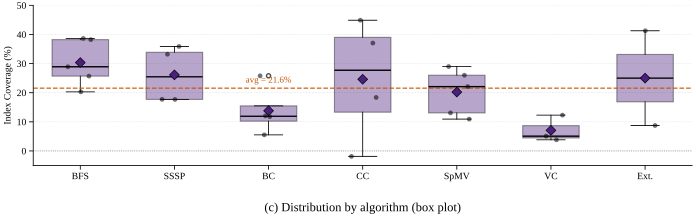

Python code for this plot:
#!/usr/bin/env python3
"""Round-3 Reduce Variant V3: Index Coverage — statistical aggregation.

Box plot per algorithm group (BFS, SSSP, BC, CC, SpMV, VC, Ext.) showing
the distribution of Index Coverage % across each algorithm's datasets.
Individual workloads are overlaid as scattered points (with horizontal
jitter) so the reader can still see every data point.

Box-plot anatomy:
    box edges   : Q1 (25th pct) / Q3 (75th pct)
    inside line : median
    diamond     : mean
    whiskers    : min / max (boxplot default = 1.5 * IQR)
    scatter     : individual workloads, jittered around the box centre

This is the most condensed view: 7 boxes summarise 27 workloads.
"""

from __future__ import annotations

import json
import sys
from pathlib import Path

import numpy as np

# ── Project plot style ──────────────────────────────────────────────────────
_REPO = Path(__file__).resolve().parents[4]
sys.path.insert(0, str(_REPO / "ima_plan/07_paper_outline/plot_style"))
from plot_util import (                                              # noqa: E402
    apply_style,
    save_fig,
    subplot_label,
    PALETTE_JEWEL,
)
from workload_names import ALG_GROUPS                                # noqa: E402

apply_style()
import matplotlib.pyplot as plt                                      # noqa: E402

OUT_DIR = Path(__file__).resolve().parent
DATA_JSON = _REPO / "ima_plan/07_paper_outline/figures/effectiveness_data.json"

# Deterministic jitter for the scatter overlay
RNG = np.random.default_rng(seed=20260407)


# ── Load & compute ─────────────────────────────────────────────────────────
DATA = json.loads(DATA_JSON.read_text())["workloads"]


def idx_coverage(key: str):
    rec = DATA.get(key)
    if rec is None:
        return None
    base = rec.get("baseline") or {}
    g = rec.get("grasp") or {}
    bm = base.get("ima_idx_misses")
    gm = g.get("ima_idx_misses")
    if bm is None or gm is None or bm == 0:
        return None
    return (bm - gm) / bm * 100.0


# Build per-algorithm value lists.  MST is excluded (no IMA chain) which is
# the same convention used by ORDERED_27.
data_by_alg: dict[str, list[float]] = {}
for alg_label, wkls in ALG_GROUPS:
    cleaned = [w for w in wkls if w != "ls_mst_rmat12"]
    values = [idx_coverage(w) for w in cleaned]
    values = [v for v in values if v is not None]
    if values:
        data_by_alg[alg_label] = values

algs = list(data_by_alg.keys())
boxes = [data_by_alg[a] for a in algs]


# ── Plot ───────────────────────────────────────────────────────────────────
fig, ax = plt.subplots(figsize=(7.0, 2.2), constrained_layout=True)

bp = ax.boxplot(
    boxes,
    tick_labels=algs,
    showmeans=True,
    meanline=False,
    meanprops={
        "marker": "D",
        "markerfacecolor": PALETTE_JEWEL[0],
        "markeredgecolor": "black",
        "markersize": 5,
    },
    boxprops={
        "facecolor": PALETTE_JEWEL[0],
        "alpha": 0.4,
        "edgecolor": "black",
        "linewidth": 0.8,
    },
    medianprops={"color": "black", "linewidth": 1.0},
    whiskerprops={"color": "black", "linewidth": 0.6},
    capprops={"color": "black", "linewidth": 0.6},
    flierprops={
        "marker": "o",
        "markerfacecolor": "white",
        "markeredgecolor": "black",
        "markersize": 3,
        "alpha": 0.7,
    },
    patch_artist=True,
    widths=0.6,
)

# Overlay individual workloads as scatter (with jitter), one box at a time
for i, (_alg, values) in enumerate(data_by_alg.items()):
    centre = i + 1                                          # boxplot is 1-indexed
    jitter = RNG.uniform(-0.15, 0.15, size=len(values))
    xs = centre + jitter
    ax.scatter(
        xs, values,
        s=12, color="black", alpha=0.55, zorder=4,
        edgecolor="none",
    )

# Reference line at 0 % (any negative coverage = GRASP regression)
ax.axhline(0, color="gray", linestyle=":", linewidth=0.6, zorder=1)

# Overall mean across all 27 workloads (sanity reference).  The label
# is anchored above the BC box (column 3) where there is plenty of empty
# space — the right-hand side is occupied by the wide CC and Ext boxes.
all_values = [v for vs in data_by_alg.values() for v in vs]
overall_mean = float(np.mean(all_values))
ax.axhline(
    overall_mean, color="#C85200", linestyle="--",
    linewidth=0.9, alpha=0.9, zorder=2,
)
ax.text(
    3.0, overall_mean + 1.2,
    f"avg = {overall_mean:.1f}%",
    ha="center", va="bottom",
    fontsize=6.5, color="#C85200", zorder=5,
)

# Axes formatting
ax.set_ylabel("Index Coverage (%)", fontsize=7)
ax.set_ylim(-5, 50)
ax.set_yticks([0, 10, 20, 30, 40, 50])
ax.tick_params(axis="x", labelsize=7)
ax.tick_params(axis="y", labelsize=7)

# Subplot label BELOW
subplot_label(ax, "(c) Distribution by algorithm (box plot)", y=-0.32)

save_fig(fig, "proto_r3_reduce_v3_stats", OUT_DIR)
plt.close(fig)

# ── Report ─────────────────────────────────────────────────────────────────
print(f"Saved: {OUT_DIR}/proto_r3_reduce_v3_stats.{{pdf,svg}}")
print(f"overall mean across 27 workloads = {overall_mean:.2f}%\n")
print(f"{'Alg':<6} {'n':>3}  {'mean':>7}  {'median':>7}  {'min':>7}  {'max':>7}")
for alg, vs in data_by_alg.items():
    arr = np.array(vs)
    print(f"{alg:<6} {len(arr):>3}  "
          f"{arr.mean():>6.2f}%  "
          f"{np.median(arr):>6.2f}%  "
          f"{arr.min():>6.2f}%  "
          f"{arr.max():>6.2f}%")
